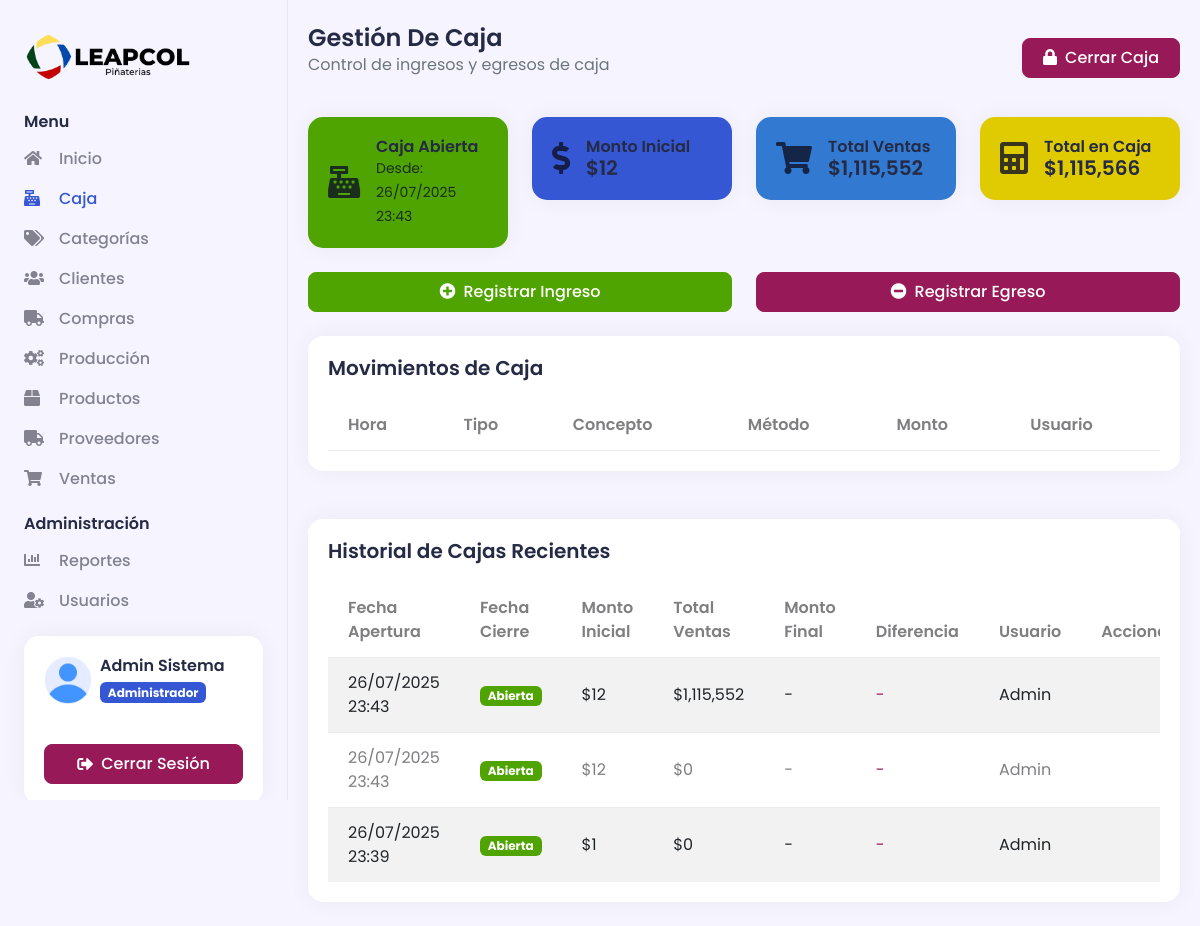
/caja (signed in), run on an earlier commit of the app's database.
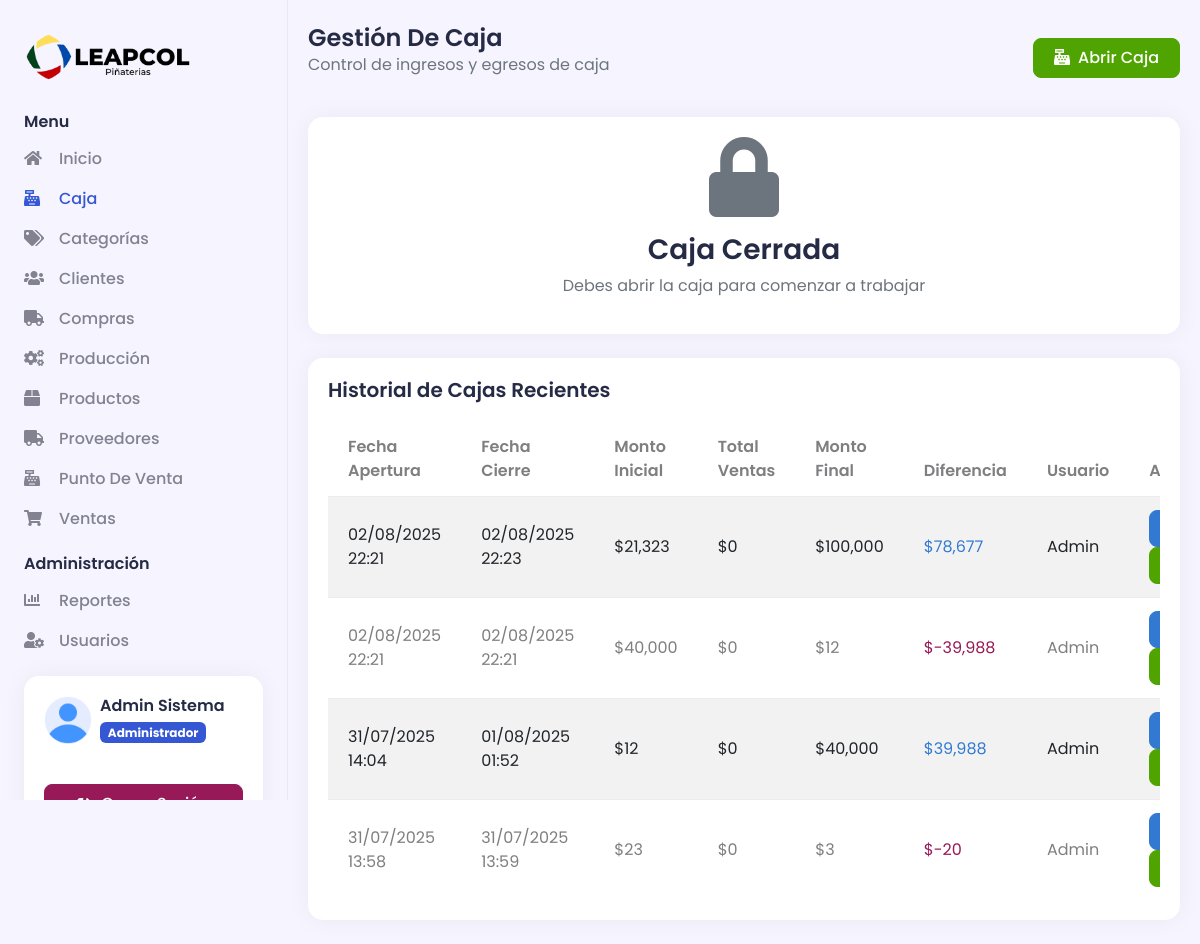
And on a later commit of the database.
### tables this page shows
CREATE TABLE `modulos` (
  `id` int(11) NOT NULL,
  `nombre` varchar(50) NOT NULL,
  `descripcion` varchar(100) DEFAULT NULL,
  `icono` varchar(50) DEFAULT NULL,
  `url` varchar(100) NOT NULL,
  `estado` tinyint(1) NOT NULL DEFAULT 1
);

CREATE TABLE `cajas` (
  `id` int(11) NOT NULL,
  `usuario_id` int(11) NOT NULL,
  `fecha_apertura` datetime NOT NULL DEFAULT current_timestamp(),
  `fecha_cierre` datetime DEFAULT NULL,
  `monto_inicial` decimal(10,2) NOT NULL DEFAULT 0.00,
  `monto_final` decimal(10,2) DEFAULT NULL,
  `total_ventas` decimal(10,2) DEFAULT 0.00,
  `total_efectivo` decimal(10,2) DEFAULT 0.00,
  `total_tarjeta` decimal(10,2) DEFAULT 0.00,
  `total_transferencia` decimal(10,2) DEFAULT 0.00,
  `estado` tinyint(1) NOT NULL DEFAULT 1 COMMENT '1=Abierta, 0=Cerrada',
  `observaciones` text DEFAULT NULL
);

CREATE TABLE `usuarios` (
  `idusuario` int(11) NOT NULL,
  `nombre` varchar(50) NOT NULL,
  `apellido` varchar(50) NOT NULL,
  `usuario` varchar(50) NOT NULL,
  `email` varchar(100) NOT NULL,
  `password` varchar(255) NOT NULL,
  `token` varchar(100) DEFAULT NULL,
  `rolid` int(11) NOT NULL,
  `status` tinyint(1) NOT NULL DEFAULT 1,
  `fecha_creacion` datetime NOT NULL DEFAULT current_timestamp(),
  `fecha_actualizacion` datetime DEFAULT NULL ON UPDATE current_timestamp()
);

### Views/Caja/caja.php (the view, shortened to what the rows shown need)
<?php
    headerAdmin($data);
?>
<div class="d2c_main px-0 px-md-2 py-4">
    <div class="container-fluid">
        <?php if($data['cajaAbierta']): ?>
        <div class="row mb-4">
            <div class="col-md-3">
                <div class="card bg-success text-white">
                    <div class="card-body">
                        <div class="d-flex align-items-center">
                            <i class="fas fa-cash-register fa-2x me-3"></i>
                            <div>
                                <h6 class="mb-0">Caja Abierta</h6>
                                <small>Desde: <?= date('d/m/Y H:i', strtotime($data['cajaAbierta']['fecha_apertura'])) ?></small>
                            </div>
                        </div>
                    </div>
                </div>
            </div>
            <div class="col-md-3">
                <div class="card bg-primary text-white">
                    <div class="card-body">
                        <div class="d-flex align-items-center">
                            <i class="fas fa-dollar-sign fa-2x me-3"></i>
                            <div>
                                <h6 class="mb-0">Monto Inicial</h6>
                                <h5 class="mb-0">$<?= number_format($data['cajaAbierta']['monto_inicial'], 0) ?></h5>
                            </div>
                        </div>
                    </div>
                </div>
            </div>
            <div class="col-md-3">
                <div class="card bg-info text-white">
                    <div class="card-body">
                        <div class="d-flex align-items-center">
                            <i class="fas fa-shopping-cart fa-2x me-3"></i>
                            <div>
                                <h6 class="mb-0">Total Ventas</h6>
                                <h5 class="mb-0" id="totalVentas">$<?= number_format($data['cajaAbierta']['total_ventas'], 0) ?></h5>
                            </div>
                        </div>
                    </div>
                </div>
            </div>
            <div class="col-md-3">
                <div class="card bg-warning text-white">
                    <div class="card-body">
                        <div class="d-flex align-items-center">
                            <i class="fas fa-calculator fa-2x me-3"></i>
                            <div>
                                <h6 class="mb-0">Total en Caja</h6>
                                <h5 class="mb-0" id="totalCaja">$<?= number_format($data['cajaAbierta']['total_actual'] ?? ($data['cajaAbierta']['monto_inicial'] + $data['cajaAbierta']['total_ventas']), 0) ?></h5>
                            </div>
                        </div>
                    </div>
                </div>
            </div>
        </div>
        <div class="row mb-4">
            <div class="col-md-6">
                <button class="btn btn-success w-100" id="btnIngreso">
                    <i class="fas fa-plus-circle me-2"></i>Registrar Ingreso
                </button>
            </div>
            <div class="col-md-6">
                <button class="btn btn-danger w-100" id="btnEgreso">
                    <i class="fas fa-minus-circle me-2"></i>Registrar Egreso
                </button>
            </div>
        </div>
        <div class="card">
            <div class="card-header">
                <h5 class="mb-0">Movimientos de Caja</h5>
            </div>
            <div class="card-body">
                <div class="table-responsive">
                    <table class="table table-striped" id="tablaMovimientos">
                        <thead>
                            <tr>
                                <th>Hora</th>
                                <th>Tipo</th>
                                <th>Concepto</th>
                                <th>Método</th>
                                <th>Monto</th>
                                <th>Usuario</th>
                            </tr>
                        </thead>
                    </table>
                </div>
            </div>
        </div>
            <br><br>
        <?php endif; ?>
        <?php if(!empty($data['historialCajas'])): ?>
        <div class="card">
            <div class="card-body">
                <div class="table-responsive">
                    <table class="table table-striped">
                        <thead>
                            <tr>
                                <th>Fecha Apertura</th>
                                <th>Fecha Cierre</th>
                                <th>Monto Inicial</th>
                                <th>Total Ventas</th>
                                <th>Monto Final</th>
                                <th>Diferencia</th>
                                <th>Usuario</th>
                                <th>Acciones</th>
                            </tr>
                        </thead>
                        <tbody>
                            <?php foreach($data['historialCajas'] as $caja): ?>
                            <?php
                                $diferencia = ($caja['monto_final'] ?? 0) - (($caja['monto_inicial'] ?? 0) + ($caja['total_ventas'] ?? 0));
                                $colorDiferencia = $diferencia == 0 ? 'text-success' : ($diferencia > 0 ? 'text-info' : 'text-danger');
                            ?>
                            <tr>
                                <td><?= date('d/m/Y H:i', strtotime($caja['fecha_apertura'])) ?></td>
                                <td>
                                    <?= $caja['fecha_cierre'] ? date('d/m/Y H:i', strtotime($caja['fecha_cierre'])) : '<span class="badge bg-success">Abierta</span>' ?>
                                </td>
                                <td>$<?= number_format($caja['monto_inicial'] ?? 0, 0) ?></td>
                                <td>$<?= number_format($caja['total_ventas'] ?? 0, 0) ?></td>
                                <td>
                                    <?= $caja['monto_final'] ? '$' . number_format($caja['monto_final'], 0) : '-' ?>
                                </td>
                                <td class="<?= $colorDiferencia ?>">
                                    <?= $caja['fecha_cierre'] ? '$' . number_format($diferencia, 0) : '-' ?>
                                </td>
                                <td><?= $caja['usuario_nombre'] ?></td>
                                <td>
                                    <?php if($caja['fecha_cierre']): ?>
                                    <button class="btn btn-sm btn-info" onclick="verDetallesCaja(<?= $caja['id'] ?>)" title="Ver detalles">
                                    </button>
                                    <button class="btn btn-sm btn-success" onclick="generarReporte(<?= $caja['id'] ?>)" title="Generar reporte">
                                    </button>
                                    <?php endif; ?>
                                </td>
                            </tr>
                            <?php endforeach; ?>
                        </tbody>
                    </table>
                </div>
            </div>
        </div>
        <?php endif; ?>
    </div>
</div>

### Views/Template/navbar.php (shortened to what the rows shown need)
<div class="d2c_sidebar offcanvas-lg offcanvas-start p-4" tabindex="-1" id="d2c_sidebar">
    <div class="d-flex flex-column">
        <ul class="navbar-nav flex-grow-1">
            <li class="nav-item">
                <ul class="sub-menu">
                    <?php
                    $userModules = getUserModules();
                    $mainModules = ['categorias', 'productos', 'produccion', 'clientes', 'proveedores', 'compras', 'pos', 'ventas', 'caja'];
                    foreach($userModules as $module):
                        if(in_array($module['url'], $mainModules)):
                    ?>
                    <li class="nav-item <?= (isset($data['page_name']) && $data['page_name'] == $module['url']) ? 'active' : '' ?>">
                        <a class="sub-menu-link" href="<?= BASE_URL ?><?= $module['url'] ?>">
                            <span class="d2c_icon">
                                <i class="<?= $module['icono'] ?>"></i>
                            </span>
                            <span> <?= $module['nombre'] ?> </span>
                        </a>
                    </li>
                    <?php
                        endif;
                    endforeach;
                    ?>
                </ul>
            </li>
            <?php
            $adminModules = ['usuarios', 'roles', 'reportes'];
            $hasAdminModules = false;
            foreach($userModules as $module) {
                if(in_array($module['url'], $adminModules)) {
                    $hasAdminModules = true;
                    break;
                }
            }
            if($hasAdminModules):
            ?>
            <li class="nav-item">
                <ul class="sub-menu collapse show" id="admin">
                    <?php
                    foreach($userModules as $module):
                        if(in_array($module['url'], $adminModules)):
                    ?>
                    <li class="nav-item <?= (isset($data['page_name']) && $data['page_name'] == $module['url']) ? 'active' : '' ?>">
                        <a class="sub-menu-link" href="<?= BASE_URL ?><?= $module['url'] ?>">
                            <span class="d2c_icon">
                                <i class="<?= $module['icono'] ?>"></i>
                            </span>
                            <span> <?= $module['nombre'] ?> </span>
                        </a>
                    </li>
                    <?php
                        endif;
                    endforeach;
                    ?>
                </ul>
            </li>
            <?php endif; ?>
        </ul>
    </div>
</div>

What changed in the data, as far as the page shows it:
removed cajas: fecha_apertura "26/07/2025 23:43", monto_inicial "12", total_ventas "1,115,552", shows "Abierta", usuario.nombre "Admin"
removed cajas: fecha_apertura "26/07/2025 23:43", shows "Abierta", monto_inicial "12", total_ventas "0", usuario.nombre "Admin"
removed cajas: fecha_apertura "26/07/2025 23:39", shows "Abierta", monto_inicial "1", total_ventas "0", usuario.nombre "Admin"
added modulos: nombre "Punto De Venta", shown under "Menu"
added cajas: fecha_apertura "02/08/2025 22:21", fecha_cierre "02/08/2025 22:23", monto_inicial "21,323", total_ventas "0", monto_final "100,000", diferencia "78,677", usuario.nombre "Admin"
added cajas: fecha_apertura "02/08/2025 22:21", fecha_cierre "02/08/2025 22:21", monto_inicial "40,000", total_ventas "0", monto_final "12", diferencia "-39,988", usuario.nombre "Admin"
added cajas: fecha_apertura "31/07/2025 14:04", fecha_cierre "01/08/2025 01:52", monto_inicial "12", total_ventas "0", monto_final "40,000", diferencia "39,988", usuario.nombre "Admin"
added cajas: fecha_apertura "31/07/2025 13:58", fecha_cierre "31/07/2025 13:59", monto_inicial "23", total_ventas "0", monto_final "3", diferencia "-20", usuario.nombre "Admin"
Also different on the page:
$data['cajaAbierta']['total_actual']: "1,115,566" → (not shown)
text no longer shown: "Cerrar Caja Caja Abierta Desde: Monto Inicial $ Total Ventas $ Total en Caja $ Registrar Ingreso Registrar Egreso Movimientos de Caja Hora Tipo Concepto Método Monto Usuario"
text now shown: "Abrir Caja Caja Cerrada Debes abrir la caja para comenzar a trabajar"
